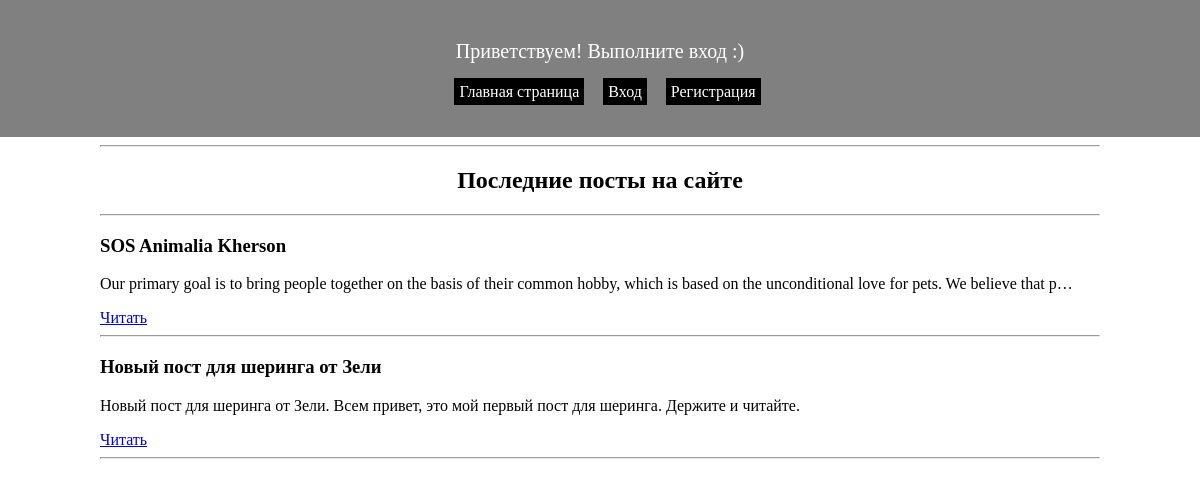
The page / on the database its author committed.
### blog/models.py (models this page shows)
class BlogPost(models.Model):
    blog = models.ForeignKey(Blog, on_delete=models.CASCADE)
    title = models.CharField('Заголовок', max_length=500)
    body = models.TextField('Основной текст')
    is_published = models.BooleanField('Опубликован?', default=False)
    slug = models.SlugField(max_length=500, editable=False)
    shared_to = models.ManyToManyField(Blog, related_name='shared_posts')

### blog/views.py (the view)
# urls.py: path('', HomeView.as_view(), name='home'),
class HomeView(TemplateView):
    template_name = 'home.html'
    def get_context_data(self, **kwargs):
        context = super().get_context_data(**kwargs)
        if self.request.user.is_authenticated:
            if Blog.objects.filter(owner=self.request.user).exists():
                context['has_blog'] = True
                blog = Blog.objects.get(owner=self.request.user)
                context['blog'] = blog
                context['posts'] = BlogPost.objects.filter(blog=blog)
                context['shared_posts'] = blog.shared_posts.all()
        else:
            context['posts'] = BlogPost.objects.filter(is_published=True)
        return context

### blog/templates/home.html (shortened to what this page needs)
{% extends 'base.html' %}
{% block content %}
    {% if user.is_authenticated %}
        {% if not has_blog %}
            <div>
                <a href="{% url 'new-blog' %}">Создать блог</a>
            </div>
        {% else %}
            <div style="overflow: hidden; margin-top: 40px;">
                <div style="float: left ;">
                    <a href="{% url 'new-post' %}">Новый пост +</a>
                </div>
                <div style="float:right ;">
                    <a href="{% url 'edit-blog' pk=blog.pk %}">Настройки блога {{ blog.title }}</a>
                </div>
            </div>
        {% endif %}
        <hr />
        <h2 style="text-align:center;">Мои посты</h2>
        <hr />
        {% if posts %}
            {% for post in posts %}
                <p>
                    <h3>{{ post.title }}</h3>
                    <a href="{% url 'post_details' pk=post.pk %}">Читать</a> |
                <a href="{% url 'edit-post' pk=post.pk %}">Редактировать</a> |
            <a href="{% url "share-blog-post-with-blog" pk=post.pk %}">Поделиться постом</a> |
        <a style="color: red;" href="{% url "delete_post" pk=post.pk %}">Удалить</a>
    </p>
    <hr />
{% endfor %}
{% endif %}
{% else %}
<hr />
<h2 style="text-align:center;">Последние посты на сайте</h2>
<hr />
{% if posts %}
    {% for post in posts %}
        <h3>{{ post.title }}</h3>
        <p>
            {{ post.body | safe | truncatechars_html:'150' }}
        </p>
        <a href="{% url "post_details" pk=post.pk %}">Читать</a>
        <hr />
    {% endfor %}
{% endif %}
{% endif %}
{% endblock %}

### templates/base.html (style rules this page uses)
body { padding: 0; margin: 0; }

### rows shown on the page
BlogPost: title "SOS Animalia Kherson", body "Our primary goal is to bring people together on the basis of their common hobby, which is based on the unconditional love for pets. We believe that p…"
BlogPost: title "Новый пост для шеринга от Зели", body "Новый пост для шеринга от Зели. Всем привет, это мой первый пост для шеринга. Держите и читайте."
